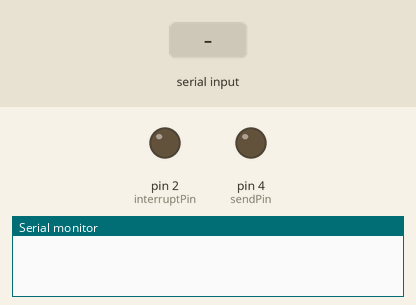
A sketch run on a simulated Arduino Uno, built with avr-gcc and run on an emulated ATmega328P. On the bench: output pins drawn as LEDs (lit = HIGH), the last lines printed to the serial monitor. The test bench sets the inputs (shaded band).

Above: at 1.2 s.
1.3 s: "90,45\n" received over Serial
At 1.55 s:
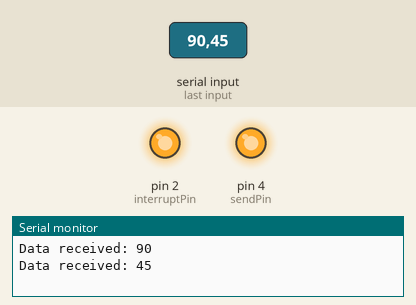
At 2.4 s:
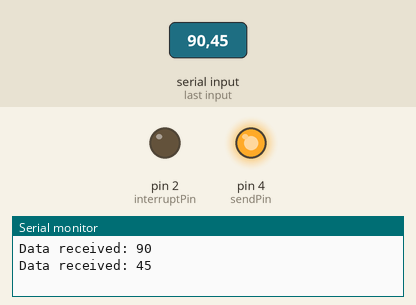
Timing chart, 0 to 4.4 s (numbered marks = the images above; inputs shaded):
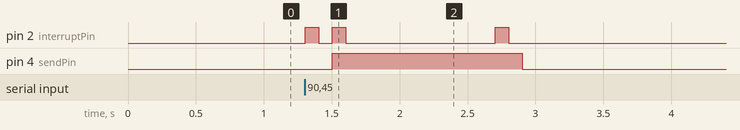

Measured:
- after the input at 1.3 s, pin 2 (interruptPin): goes HIGH 0.10 s, LOW 0.10 s, HIGH 0.10 s, LOW 1.1 s, HIGH 0.10 s, then LOW, starting at once; pin 4 (sendPin): LOW → HIGH after 0.20 s, → LOW 1.4 s later

The sketch:

sketch_apr06a.ino
```cpp
#include <Arduino.h>

// Pin definitions
const int interruptPin = 2;  // Pin to send interrupt signal to Arduino
const int sendPin = 4;       // Pin for sending data to Arduino

// Variable to store the data to be sent
int dataToSend = 0;

void setup() {
  // Initialize Serial communication
  Serial.begin(9600);

  // Set interrupt pin as output
  pinMode(interruptPin, OUTPUT);

  // Set send pin as output
  pinMode(sendPin, OUTPUT);

  // Initialize data to be sent
  dataToSend = 0;
}

void loop() {
  // Check if there is data available from Serial monitor
  if (Serial.available() > 0) {
    // Read the data from Serial monitor
    dataToSend = Serial.parseInt();

    // Print the received data
    Serial.print("Data received: ");
    Serial.println(dataToSend);

    // Send interrupt signal to Arduino
    digitalWrite(interruptPin, HIGH);
    delay(100);  // Adjust delay as needed
    digitalWrite(interruptPin, LOW);

    // Wait a moment before sending data
    delay(100);

    // Send the data through the send pin
    digitalWrite(sendPin, dataToSend);
  }
}
```
